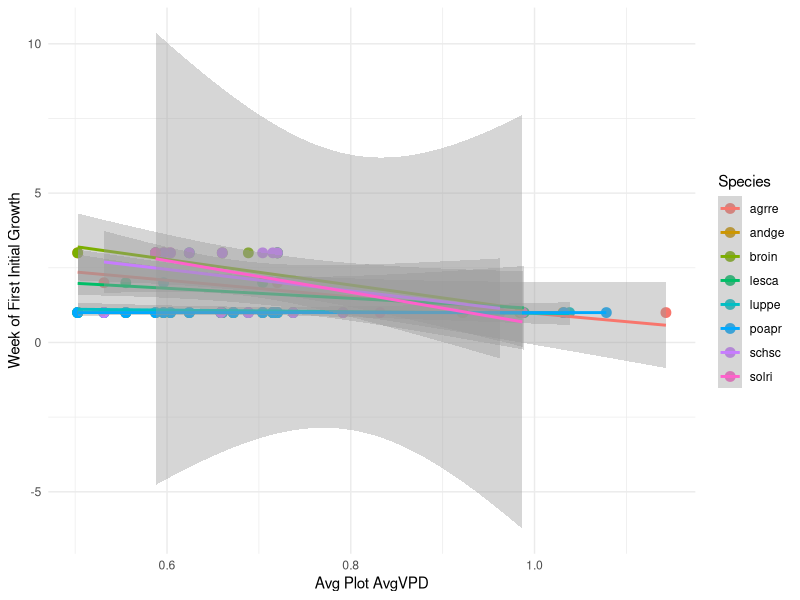

Source code (R):
# Week 12 assignment <- mixed models


install.packages("ggplot2")
library(ggplot2)
install.packages("lme4")
library(lme4)
library(effects)
cproj1 = read.csv("pheno_classdata_Jan29.csv")
head(cproj1)

#KL - what hypothesis are you testing? 

growthxvpd <- lmer(FirstInitialGrowth~AvgVPD + (1|Plot_Num),data=cproj1)
summary(growthxvpd)
# df = Numbers of obs (180) - (all the levels of fixed effects) - (all the levels of random effects)
df = 95-31-1
p.value = 2*pt(2.507, df = df, lower=FALSE)
p.value
# p-value = 0.01476774 <- VPD is significant 


# no clear effect of VPD on week of leaf emergence
leavexvpd <- lmer(FirstLeaves~AvgVPD + (1|Plot_Num),data=cproj1) 
summary(leavexvpd)

df = 92-31-1
p.value = 2*pt(1.786, df = df, lower=FALSE)
p.value
## p-value = 0.07915253 <- VPD is NOT significant 

gxvpd <- ggplot( cproj1, aes ( x = AvgVPD, y = FirstInitialGrowth, group = Species)) +
  geom_point (aes(color = Species), size = 3) +
  geom_smooth (aes(color = Species),method = "lm") +
  labs(
    x = "Avg Plot AvgVPD",
    y = "Week of First Initial Growth") +
  theme_minimal() +
  theme(
    panel.background = element_rect(fill = "white", color = NA),
    plot.background  = element_rect(fill = "white", color = NA)
  )

gxvpd

#KL - you haven't plotted the data and model predictions from the mixed model. You can use the effects package to do this.
#you have just used a stat smooth
#need to use predict to get model predictions and then plot those with ggplot
